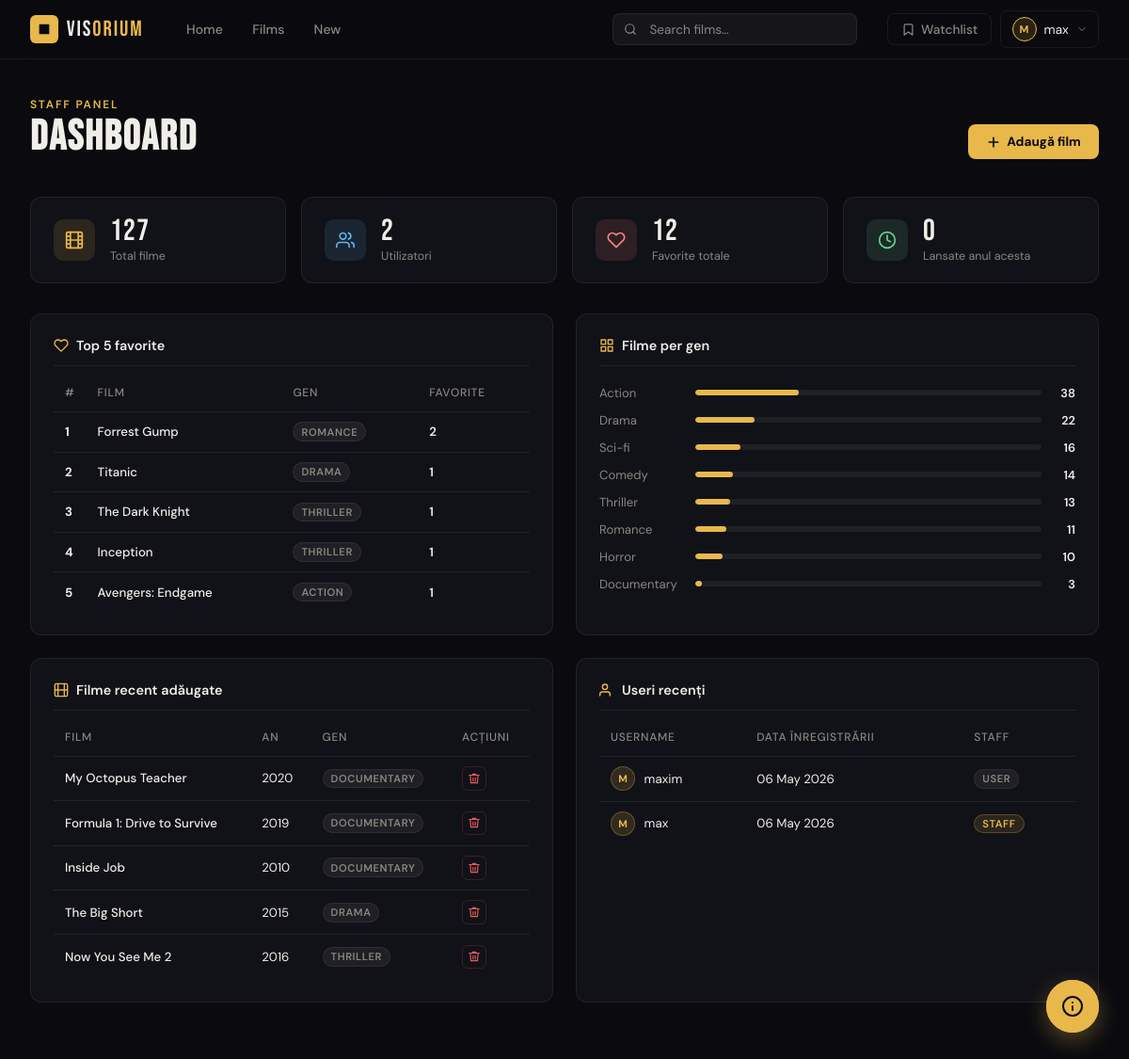
The page /dashboard/ (signed in) on the database its author committed.
### apps/catalog/models.py (models this page shows, shortened)
class Movie(models.Model):
    GENRE_CHOICES = [
        ('action', 'Action'),
        ('comedy', 'Comedy'),
        ('drama', 'Drama'),
        ('horror', 'Horror'),
        ('sci-fi', 'Sci-Fi'),
        ('thriller', 'Thriller'),
        ('romance', 'Romance'),
        ('documentary', 'Documentary'),
    ]
    title = models.CharField(max_length=70)
    description = models.TextField()
    image = models.ImageField(upload_to='posters/', null=True, blank=True)
    genre = models.CharField(max_length=50, choices=GENRE_CHOICES)
    duration = models.IntegerField(blank=True, null=True)
    release_year = models.IntegerField()

### apps/catalog/views.py (the view)
# urls.py: path('dashboard/', views.admin_dashboard, name='admin_dashboard'),
@staff_member_required
def admin_dashboard(request):
    total_movies = Movie.objects.count()
    total_users = User.objects.count()
    total_favorites = Favorite.objects.count()
    new_this_year = Movie.objects.filter(release_year=datetime.now().year).count()
    movies_by_genre = (
        Movie.objects.values('genre')
        .annotate(count=Count('id'))
        .order_by('-count')
    )
    top_movies = (
        Movie.objects.annotate(fav_count=Count('favorited_by'))
        .order_by('-fav_count')[:5]
    )
    recent_movies = Movie.objects.order_by('-id')[:5]
    recent_users = User.objects.order_by('-date_joined')[:5]
    return render(request, 'catalog/admin_dashboard.html', {
        'total_movies':    total_movies,
        'total_users':     total_users,
        'total_favorites': total_favorites,
        'new_this_year':   new_this_year,
        'movies_by_genre': movies_by_genre,
        'top_movies':      top_movies,
        'recent_movies':   recent_movies,
        'recent_users':    recent_users,
    })

### templates/catalog/admin_dashboard.html (shortened to what this page needs)
{% extends 'base.html' %}
{% load static %}
{% block extra_css %}
    <link rel="stylesheet" href="{% static 'css/dashboard.css' %}">
{% endblock %}
{% block content %}
<div class="dash-wrapper">
    <div class="dash-header">
        <div>
            <p class="dash-eyebrow">Staff Panel</p>
            <h1 class="dash-title">Dashboard</h1>
        </div>
        <a href="{% url 'admin_add_movie' %}" class="btn-add">
            <svg viewBox="0 0 24 24" fill="none" stroke-width="2.5" stroke-linecap="round" stroke-linejoin="round">
                <line x1="12" y1="5" x2="12" y2="19"/><line x1="5" y1="12" x2="19" y2="12"/>
            </svg>
            Adaugă film
        </a>
    </div>
    <div class="stats-grid">
        <div class="stat-card">
            <div class="stat-icon stat-icon--movies">
                <svg viewBox="0 0 24 24" fill="none" stroke-width="2" stroke-linecap="round" stroke-linejoin="round">
                    <rect x="2" y="2" width="20" height="20" rx="2"/>
                    <path d="M7 2v20M17 2v20M2 12h20M2 7h5M17 7h5M2 17h5M17 17h5"/>
                </svg>
            </div>
            <div>
                <p class="stat-value">{{ total_movies }}</p>
                <p class="stat-label">Total filme</p>
            </div>
        </div>
        <div class="stat-card">
            <div class="stat-icon stat-icon--users">
                <svg viewBox="0 0 24 24" fill="none" stroke-width="2" stroke-linecap="round" stroke-linejoin="round">
                    <path d="M17 21v-2a4 4 0 0 0-4-4H5a4 4 0 0 0-4 4v2"/>
                    <circle cx="9" cy="7" r="4"/>
                    <path d="M23 21v-2a4 4 0 0 0-3-3.87"/>
                    <path d="M16 3.13a4 4 0 0 1 0 7.75"/>
                </svg>
            </div>
            <div>
                <p class="stat-value">{{ total_users }}</p>
                <p class="stat-label">Utilizatori</p>
            </div>
        </div>
        <div class="stat-card">
            <div class="stat-icon stat-icon--favs">
                <svg viewBox="0 0 24 24" fill="none" stroke-width="2" stroke-linecap="round" stroke-linejoin="round">
                    <path d="M20.84 4.61a5.5 5.5 0 0 0-7.78 0L12 5.67l-1.06-1.06a5.5 5.5 0 0 0-7.78 7.78l1.06 1.06L12 21.23l7.78-7.78 1.06-1.06a5.5 5.5 0 0 0 0-7.78z"/>
                </svg>
            </div>
            <div>
                <p class="stat-value">{{ total_favorites }}</p>
                <p class="stat-label">Favorite totale</p>
            </div>
        </div>
        <div class="stat-card">
            <div class="stat-icon stat-icon--new">
                <svg viewBox="0 0 24 24" fill="none" stroke-width="2" stroke-linecap="round" stroke-linejoin="round">
                    <circle cx="12" cy="12" r="10"/>
                    <polyline points="12 6 12 12 16 14"/>
                </svg>
            </div>
            <div>
                <p class="stat-value">{{ new_this_year }}</p>
                <p class="stat-label">Lansate anul acesta</p>
            </div>
        </div>
    </div>
    <div class="dash-grid">
        <div class="dash-card">
            <h2 class="dash-card-title">
                <svg viewBox="0 0 24 24" fill="none" stroke-width="2" stroke-linecap="round" stroke-linejoin="round">
                    <path d="M20.84 4.61a5.5 5.5 0 0 0-7.78 0L12 5.67l-1.06-1.06a5.5 5.5 0 0 0-7.78 7.78l1.06 1.06L12 21.23l7.78-7.78 1.06-1.06a5.5 5.5 0 0 0 0-7.78z"/>
                </svg>
                Top 5 favorite
            </h2>
            <div class="table-wrap">
                <table class="dash-table">
                    <thead>
                        <tr>
                            <th>#</th>
                            <th>Film</th>
                            <th>Gen</th>
                            <th>Favorite</th>
                        </tr>
                    </thead>
                    <tbody>
                        {% for movie in top_movies %}
                        <tr>
                            <td class="rank">{{ forloop.counter }}</td>
                            <td class="movie-name">{{ movie.title }}</td>
                            <td><span class="badge">{{ movie.get_genre_display }}</span></td>
                            <td class="fav-count">{{ movie.fav_count }}</td>
                        </tr>
                        {% empty %}
                        <tr><td colspan="4" class="empty-row">Nicio dată disponibilă</td></tr>
                        {% endfor %}
                    </tbody>
                </table>
            </div>
        </div>
        <div class="dash-card">
            <h2 class="dash-card-title">
                <svg viewBox="0 0 24 24" fill="none" stroke-width="2" stroke-linecap="round" stroke-linejoin="round">
                    <rect x="3" y="3" width="7" height="7"/><rect x="14" y="3" width="7" height="7"/>
                    <rect x="14" y="14" width="7" height="7"/><rect x="3" y="14" width="7" height="7"/>
                </svg>
                Filme per gen
            </h2>
            <div class="genre-stats">
                {% for item in movies_by_genre %}
                <div class="genre-row">
                    <span class="genre-name">{{ item.genre|capfirst }}</span>
                    <div class="genre-bar-wrap">
                        <div class="genre-bar-fill"
                             style="width: {% widthratio item.count total_movies 100 %}%">
                        </div>
                    </div>
                    <span class="genre-count">{{ item.count }}</span>
                </div>
                {% endfor %}
            </div>
        </div>
        <div class="dash-card">
            <h2 class="dash-card-title">
                <svg viewBox="0 0 24 24" fill="none" stroke-width="2" stroke-linecap="round" stroke-linejoin="round">
                    <rect x="2" y="2" width="20" height="20" rx="2"/>
                    <path d="M7 2v20M17 2v20M2 12h20"/>
                </svg>
                Filme recent adăugate
            </h2>
            <div class="table-wrap">
                <table class="dash-table">
                    <thead>
                        <tr>
                            <th>Film</th>
                            <th>An</th>
                            <th>Gen</th>
                            <th>Acțiuni</th>
                        </tr>
                    </thead>
                    <tbody>
                        {% for movie in recent_movies %}
                        <tr>
                            <td class="movie-name">{{ movie.title }}</td>
                            <td>{{ movie.release_year }}</td>
                            <td><span class="badge">{{ movie.get_genre_display }}</span></td>
                            <td>
                                <form method="POST" action="{% url 'admin_delete_movie' movie.id %}"
                                      onsubmit="return confirm('Ștergi „{{ movie.title }}"?')">
                                    <button type="submit" class="btn-delete">
                                        <svg viewBox="0 0 24 24" fill="none" stroke-width="2" stroke-linecap="round" stroke-linejoin="round">
                                            <polyline points="3 6 5 6 21 6"/>
                                            <path d="M19 6l-1 14H6L5 6"/>
                                            <path d="M10 11v6M14 11v6"/>
                                            <path d="M9 6V4h6v2"/>
                                        </svg>
                                    </button>
                                </form>
                            </td>
                        </tr>
                        {% empty %}
                        <tr><td colspan="4" class="empty-row">Niciun film adăugat</td></tr>
                        {% endfor %}
                    </tbody>
                </table>
            </div>
        </div>
        <div class="dash-card">
            <h2 class="dash-card-title">
                <svg viewBox="0 0 24 24" fill="none" stroke-width="2" stroke-linecap="round" stroke-linejoin="round">
                    <path d="M17 21v-2a4 4 0 0 0-4-4H5a4 4 0 0 0-4 4v2"/>
                    <circle cx="9" cy="7" r="4"/>
                </svg>
                Useri recenți
            </h2>
            <div class="table-wrap">
                <table class="dash-table">
                    <thead>
                        <tr>
                            <th>Username</th>
                            <th>Data înregistrării</th>
                            <th>Staff</th>
                        </tr>
                    </thead>
                    <tbody>
                        {% for user in recent_users %}
                        <tr>
                            <td>
                                <div class="user-row">
                                    <div class="user-avatar-sm">{{ user.username|first|upper }}</div>
                                    {{ user.username }}
                                </div>
                            </td>
                            <td>{{ user.date_joined|date:"d M Y" }}</td>
                            <td>
                                {% if user.is_staff %}
                                    <span class="badge badge--accent">Staff</span>
                                {% else %}
                                    <span class="badge">User</span>
                                {% endif %}
                            </td>
                        </tr>
                        {% empty %}
                        <tr><td colspan="3" class="empty-row">Niciun user</td></tr>
                        {% endfor %}
                    </tbody>
                </table>
            </div>
        </div>
    </div>
</div>
{% endblock %}

### templates/navbar.html (shortened to what this page needs)
{% load static %}
<nav>
    <div class="nav-inner">
        <a href="{% url 'home' %}" class="nav-logo">
            <div class="logo-icon">
                <svg viewBox="0 0 24 24"><path d="M4 4h16v16H4zM8 4v16M4 8h4M4 12h4M4 16h4"/></svg>
            </div>
            <span class="logo-text">Vis<span>orium</span></span>
        </a>
        <div class="nav-links">
            <a href="{% url 'home' %}" class="nav-link">Home</a>
            <a href="{% url 'home' %}" class="nav-link">Films</a>
            <a href="{% url 'new_release' %}" class="nav-link">New</a>
        </div>
        <div class="nav-search">
            <svg viewBox="0 0 24 24" fill="none" stroke-width="2" stroke-linecap="round" stroke-linejoin="round">
                <circle cx="11" cy="11" r="8"/><line x1="21" y1="21" x2="16.65" y2="16.65"/>
            </svg>
            <form method="GET" action="{% url 'search' %}">
                <input type="text" name="q" placeholder="Search films…" value="{{ request.GET.q }}">
            </form>
        </div>
        <div class="nav-right">
            {% if user.is_authenticated %}
                <a href="{% url 'watchlist' %}" class="btn-watchlist">
                    <svg viewBox="0 0 24 24" stroke-width="2" stroke-linecap="round" stroke-linejoin="round">
                        <path d="M19 21l-7-5-7 5V5a2 2 0 0 1 2-2h10a2 2 0 0 1 2 2z"/>
                    </svg>
                    Watchlist
                </a>
                <div class="nav-user" tabindex="0">
                    <button class="user-trigger">
                        <div class="user-avatar">{{ user.username|first|upper }}</div>
                        {{ user.username }}
                        <svg viewBox="0 0 24 24" stroke-width="2" stroke-linecap="round" stroke-linejoin="round">
                            <polyline points="6 9 12 15 18 9"/>
                        </svg>
                    </button>
                </div>
            {% else %}
                <a href="{% url 'login' %}" class="btn-login">Log in</a>
            {% endif %}
        </div>
    </div>
</nav>

### rows shown on the page
Movie: title "Forrest Gump", genre "ROMANCE", fav_count "2"
Movie: title "Titanic", genre "DRAMA", fav_count "1"
Movie: title "The Dark Knight", genre "THRILLER", fav_count "1"
Movie: title "Inception", genre "THRILLER", fav_count "1"
Movie: title "Avengers: Endgame", genre "ACTION", fav_count "1"
Movie: title "My Octopus Teacher", release_year "2020", genre "DOCUMENTARY"
Movie: title "Formula 1: Drive to Survive", release_year "2019", genre "DOCUMENTARY"
Movie: title "Inside Job", release_year "2010", genre "DOCUMENTARY"
Movie: title "The Big Short", release_year "2015", genre "DRAMA"
Movie: title "Now You See Me 2", release_year "2016", genre "THRILLER"

### other values the page prints
{{ user.username|first|upper }} "M"
{{ user.username }} "max"
{{ total_movies }} "127"
{{ total_users }} "2"
{{ total_favorites }} "12"
{{ new_this_year }} "0"
{{ item.genre|capfirst }} "Action" "Drama" "Sci-fi" "Comedy" "Thriller" "Romance" "Horror" "Documentary"
{{ item.count }} "38" "22" "16" "14" "13" "11" "10" "3"
{{ user.username }} "maxim"
{{ user.date_joined|date:"d M Y" }} "06 May 2026"
